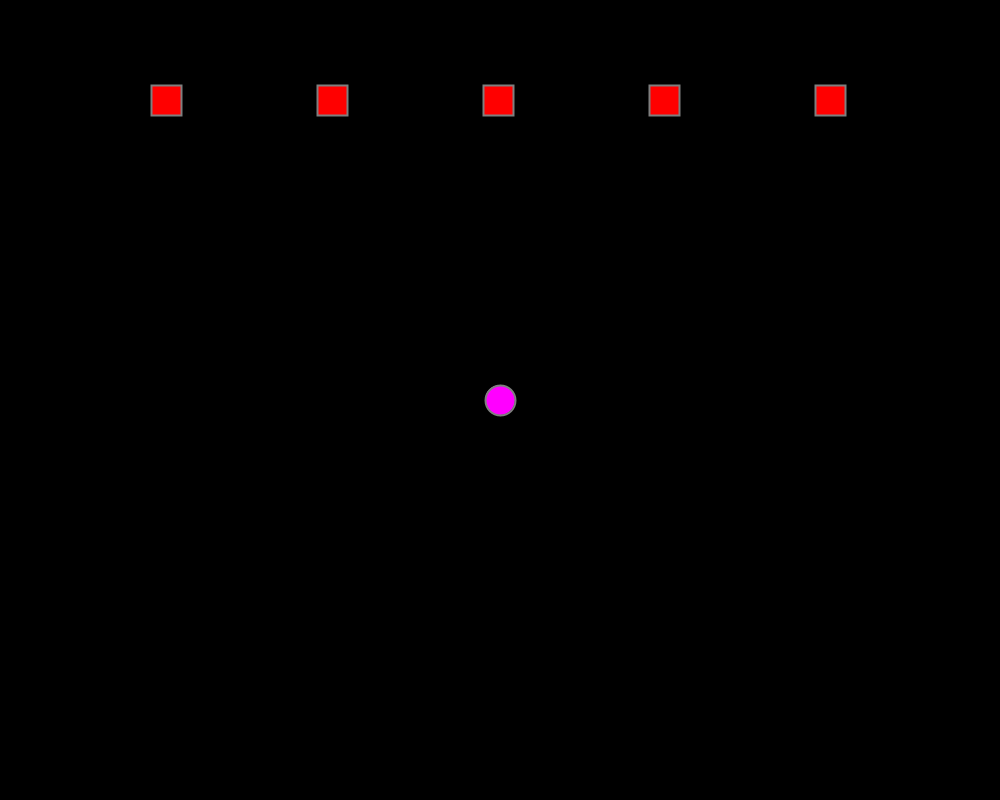
Frame 1 (no input)
Frame 60 (the mouse pressed at the canvas centre just before this capture): identical to frame 1, image omitted
Frame 120 (the mouse held since frame 60 and released just before this capture): identical to frame 1, image omitted

The Processing sketch that drew this single still picture (run headless with seeded random() and noise(); from frame 60 on, the mouse is pressed at the canvas centre):

// Processing sketch: Simple_Draw
// ── Simple_Draw.pde
/*
  Simple_Draw
  Written by Scott Kildall
  September 2017
  
  Draws some simple shapes
*/


//-- do any sort of setup functions here
void setup() {
  size(1000,800);
  rectMode(CENTER);
}

void draw() {
  //-- draw background elements
  // Background of 0 = back, background of 255 = white
  background(0);
  
  //-- Fill
  fill(255,0,255);        // fill color
  stroke(127,127,127);      // color of the stroke
  strokeWeight(2);          // thickness of the line
  
  //-- This draws a centered circle 
  drawCenteredCircle(30);
  
  //-- Draws a row of squares
  fill(255,0,0);        // fill color
  stroke(127,127,127);      // color of the stroke
  strokeWeight(2);
  drawRowSquares(5, 100, 30);
}

//-- draw a centered circle
 void drawCenteredCircle( int diameter) {
   ellipse(width/2, height/2, diameter, diameter);
 }
 
 // draw a row of squares
 void drawRowSquares(int num, int h, int edgeSize) {
   //-- like white space between framed pictures
   int spaceBetween = width/(num +1);
   
   for( int i = 0; i < num; i++ )   {
     rect( spaceBetween * (i+1), h, edgeSize, edgeSize );
   }
 }
 
